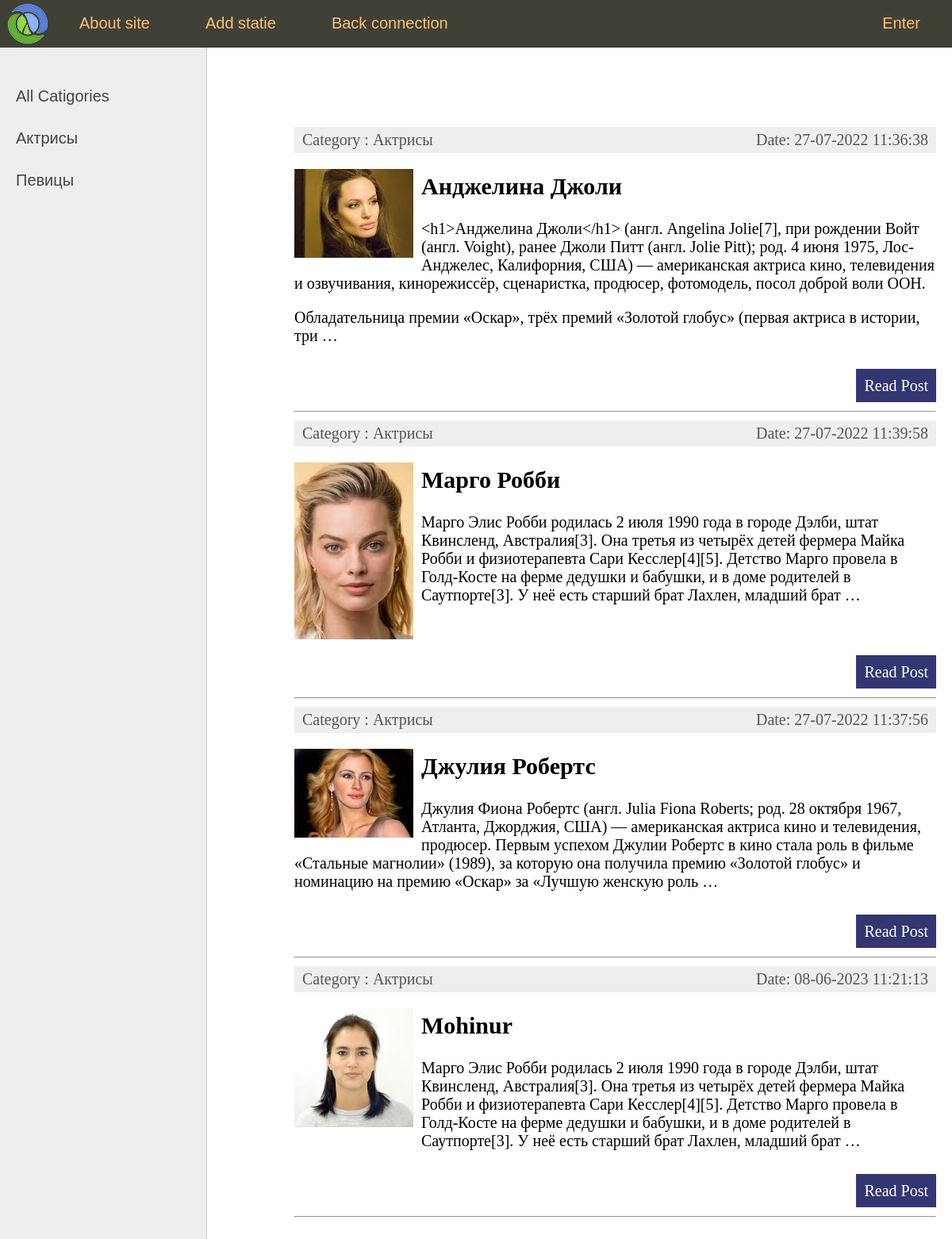
Page /category/1/ on the committed database.
### women/models.py (models this page shows, shortened)
class Category(models.Model):
    name=models.CharField(max_length=100, db_index=True, verbose_name="Category")
    def __str__(self):
        return self.name
    def get_absolute_url(self):
        return reverse('category', kwargs={'cat_id':self.pk})
    class Meta:
        verbose_name="Category"
        verbose_name_plural="Categories"
        ordering=['id']

class Women(models.Model):
    title=models.CharField(max_length=255, verbose_name="Загаловок")
    content=models.TextField(blank=True, verbose_name=" Текст статьи")
    photo=models.ImageField(upload_to="photos/%Y/%m/d", verbose_name="Фото")
    time_create=models.DateTimeField(auto_now_add=True, verbose_name="Время создания")
    time_update=models.DateTimeField(auto_now=True, verbose_name="Время изменения")
    is_published=models.BooleanField(default=True, verbose_name="Публикация")
    cat=models.ForeignKey(Category, on_delete=models.PROTECT, null=True, verbose_name="Категории")
    def get_absolute_url(self):
        return reverse('post', kwargs={'post_id':self.pk})
    class Meta:
        verbose_name='Известные женщины'
        verbose_name_plural='Известные женщины'
        ordering=['time_create','title']

### women/views.py (the view)
# urls.py: path('category/<int:cat_id>/', views.show_category, name='category'),
def show_category(request, cat_id):
    posts = Women.objects.filter(cat_id=cat_id)
    cats = Category.objects.all()
    if len(posts)==0:
        raise Http404
    context = {
        'posts':posts,
        'menu':menu,
        'title':'Inner page',
        'cats':cats
    }
    return render(request, 'women/post_page.html', context=context)

### women/templates/women/post_page.html (shortened to what this page needs)
{% extends 'women/base.html' %}
{% block content %}
<ul class="list-article">
    {% for post in posts %}
        <div class="article-panel">
        <p class="first">Category : {{ post.cat }}</p>
        <p class="last"> Date: {{ post.time_update|date:"d-m-Y H:i:s"}}</p>
        </div>
        {% if post.photo %}
            <p><img class="img-article-left thumb" src="{{ post.photo.url }}"></p>
        {% endif %}
        <h2>{{ post.title}}</h2>
        <p>{{post.content|linebreaks|truncatewords:50 }}</p>
        <p class="link-read-post"><a href="{{ post.get_absolute_url }}">Read Post</a></p>
        <hr>
    {% endfor %}
</ul>
{% endblock %}

### women/templates/women/base.html (shortened to what this page needs)
{% load static %}
<!DOCTYPE html>
<html>
<head>
	<link type="text/css" href="{% static 'women/css/styles.css' %}" rel="stylesheet" />
</head>
<body>
<table class="table-page" border=0 cellpadding="0" cellspacing="0">
<tr><td valign=top>
{% block mainmenu %}
		<div class="header">
			<ul id="mainmenu" class="mainmenu">
			<li class="logo"><a href="{% url 'home' %}"><div class="logo"></div></a></li>
	{% for m in menu %}
		{% if not forloop.last %}
			<li><a href="{% url m.url_name %}">{{m.title}}</a></li>
		{% else %}
			<li class="last"><a href="{% url m.url_name %}">{{m.title}}</a></li>
		{% endif %}
	{% endfor %}
			</ul>
		</div>
{% endblock mainmenu %}
<table class="table-content" border=0 cellpadding="0" cellspacing="0">
<td valign="top" class="left-chapters">
	<ul id="leftchapters">
		<li><a href="{% url 'home' %}">All Catigories</a></li>
		{% for cat in cats %}
			<li><a href="{{ cat.get_absolute_url }}">{{ cat.name }}</a></li>
		{% endfor %}
	</ul>
</td>
<td valign="top" class="content">
	<div class="content-text">
	{% block content %}
	{% endblock %}
	</div>
</td>
</body>
</html>

### women/static/women/css/styles.css (style rules this page uses)
html, body { font-family: 'Arial'; margin: 0; padding: 0; height: 100%; width: 100%; color: #444; }
a { color: #0059b2; text-decoration: none; }
img { max-width: 600px; height: auto; }
img.img-article-left { max-width: 300px; height: auto; float: left; padding: 0 10px 10px 0; }
img.img-article-left.thumb { max-width: 150px; height: auto; }
p.link-read-post { text-align: right; }
p.link-read-post a { padding: 10px; min-width: 100px; background: #333671; color: #fff; text-decoration: none; }
div.article-panel { background: #eee; padding: 5px 10px 5px 10px; box-sizing: border-box; overflow: hidden; color: #555; }
div.article-panel p.first { margin: 0; float: left; }
div.article-panel p.last { margin: 0; float: right; }
.table-page { width: 100%; height: 100%; vertical-align: top; }
.table-page tr { height: 100%; }
.header { background: #3F4137; height: 60px; }
.logo { background: url('../images/logo.png') no-repeat 10px 5px; width: 70px; height: 60px; }
ul.mainmenu { list-style: none; margin: 0; padding: 0; height: 60px; color: #fdc073; font-size: 20px; overflow: hidden; }
ul.mainmenu li { float: left; margin: 18px 40px 0 30px; }
ul.mainmenu li.logo { margin: 0; }
ul.mainmenu li.last { float: right; }
ul.mainmenu li a { color: #fdc073; text-decoration: none; }
.table-content { width: 100%; min-height: 100%; height: 100%; }
.left-chapters { margin: 0; background: #eee; border-right: 1px solid #ccc; min-height: 100%; }
.left-chapters ul { width: 230px; min-height: 100%; margin: 0; padding: 20px 10px 10px 20px; list-style: none; font-size: 20px; }
.left-chapters ul li { margin: 30px 0 0 0; color: #999; }
.left-chapters ul li a { color: #444; text-decoration: none; }
.content { padding: 40px 20px 20px 40px; width: 100%; box-sizing: border-box; }
.content-text { margin: 60px 0 0 30px; color: #000; font-size: 20px; font-family: Yandex Sans Display Light; }

### rows in the picture
Category: name "Актрисы"
Category: name "Певицы"
Women: cat "Актрисы", time_update "27-07-2022 11:36:38", photo (picture), title "Анджелина Джоли", content "<h1>Анджелина Джоли</h1> (англ. Angelina Jolie[7], при рождении Войт (англ. Voight), ранее Джоли Питт (англ. Jolie Pitt); род. 4 июня 1975, Лос-Анджелес, Калифорния, США) — американская актриса кино, телевидения и озвучивания, кинорежиссёр, сценаристка, продюсер, фотомодель, посол доброй воли ООН. Обладательница премии «Оскар», трёх премий «Золотой глобус» (первая актриса в истории, три …"
Women: cat "Актрисы", time_update "27-07-2022 11:39:58", photo (picture), title "Марго Робби", content "Марго Элис Робби родилась 2 июля 1990 года в городе Дэлби, штат Квинсленд, Австралия[3]. Она третья из четырёх детей фермера Майка Робби и физиотерапевта Сари Кесслер[4][5]. Детство Марго провела в Голд-Косте на ферме дедушки и бабушки, и в доме родителей в Саутпорте[3]. У неё есть старший брат Лахлен, младший брат …"
Women: cat "Актрисы", time_update "27-07-2022 11:37:56", photo (picture), title "Джулия Робертс", content "Джулия Фиона Робертс (англ. Julia Fiona Roberts; род. 28 октября 1967, Атланта, Джорджия, США) — американская актриса кино и телевидения, продюсер. Первым успехом Джулии Робертс в кино стала роль в фильме «Стальные магнолии» (1989), за которую она получила премию «Золотой глобус» и номинацию на премию «Оскар» за «Лучшую женскую роль …"
Women: cat "Актрисы", time_update "08-06-2023 11:21:13", photo (picture), title "Mohinur", content "Марго Элис Робби родилась 2 июля 1990 года в городе Дэлби, штат Квинсленд, Австралия[3]. Она третья из четырёх детей фермера Майка Робби и физиотерапевта Сари Кесслер[4][5]. Детство Марго провела в Голд-Косте на ферме дедушки и бабушки, и в доме родителей в Саутпорте[3]. У неё есть старший брат Лахлен, младший брат …"

### other values in the picture
{{ m.title }} "About site" "Add statie" "Back connection"
{{ m.title }} "Enter"
